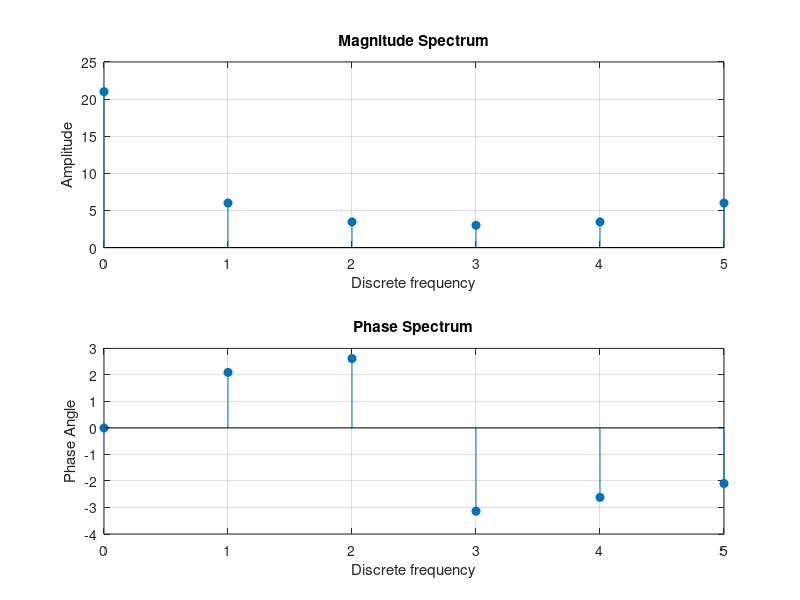

MATLAB code to generate this figure:
clc; % Clear command window
close all; % Close all figure windows
clear all; % Remove all variables, globals, functions, and MEX links

% Prompt user for input sequence and DFT length
x =[1 2 3 4 5 6]; 
N = 6;

% Determine the length of the input sequence
xlen = length(x);

% Zero-pad or truncate the sequence to match the desired DFT length
if N > xlen
    x = [x zeros(1, N - xlen)]; % Zero-pad
elseif N < xlen
    x = x(1:N); % Truncate
end

% Create vectors for DFT computation
n = 0:(N-1);
k = 0:(N-1);
nk = n' * k;
W = exp(-i * 2 * pi / N) .^ nk; % Construct DFT matrix

% Compute DFT using matrix multiplication
X = x * W;

% Display DFT result in command window
disp(X);

% Plot magnitude spectrum
subplot(2,1,1);
mag = abs(X);
stem(k, mag, 'filled'); % Use 'filled' for better visibility
title('Magnitude Spectrum');
xlabel('Discrete frequency');
ylabel('Amplitude');
grid on;

% Plot phase spectrum
subplot(2,1,2);
theta = angle(X);
stem(k, theta, 'filled'); % Use 'filled' for better visibility
title('Phase Spectrum');
xlabel('Discrete frequency');
ylabel('Phase Angle');
grid on;

